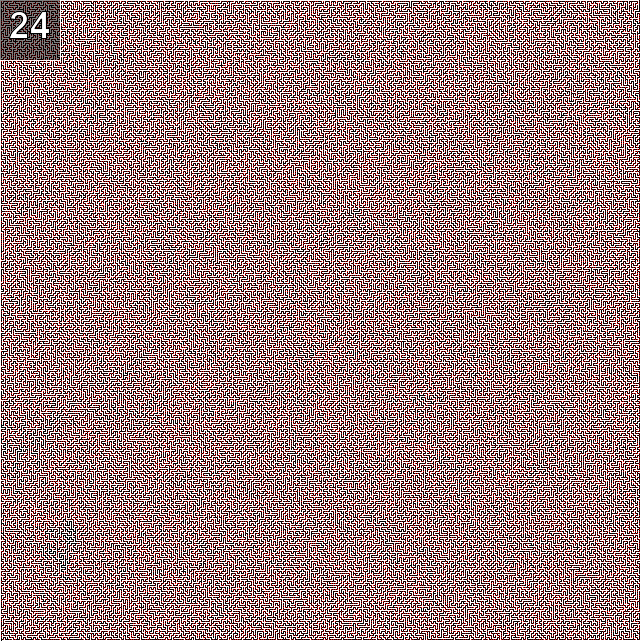
#> input picture pythonchallenge/misc/24.png, 641 x 641 px, found by its file name
$ python pych24.py   (Python 2 division)
#> lines starting #> are read from the running program, lines starting #| are printed output that depends on the picture; after the words box and inside, x2 and y2 are one past the last pixel; in counts of white or black regions, pixels touching at a corner belong together
import cv2

a=cv2.imread(r'C:\users\team2\desktop\pych\24.png')
#> a is the input picture: shape (641, 641, 3); mean B, G, R 127.5, 127.5, 159.1

visited=set([])

steps=[(1,0),(0,1),(-1,0),(0,-1)]

class Link():
    def __init__(self,value,pre):
        self.value=value
        self.pre=pre

q=[((0,639),Link((0,639),None))]
c=0
while q:
    c+=1
    current = q.pop(0)
    if current[0][0]>640 or current[0][0]<0 or current[0][1]>640 or current[0][1]<0 or current[0] in visited:
        continue
    elif sum(a[current[0][0]][current[0][1]])==765:
        continue
    elif current[0]==(640,1):
        print 'done'
        break
    visited.add(current[0])
    for i in steps:
        q.append(((current[0][0]+i[0],current[0][1]+i[1]),Link((current[0][0]+i[0],current[0][1]+i[1]),current[1])))
#> after the loop, c = 547578; q = 11 items; visited = 136897 items

#who needs linked lists when you can do pretty -> symbols in strings!

stuff = []
current=current[1]
while current.pre:
    stuff.append(current.value)
    current=current.pre

st=''
for i in stuff[::-1]:
    st+=chr(a[i[0]][i[1]][2])
    a[i[0]][i[1]][0]=255
#> this loop made 44622 passes
#> st on pass 1: 'P'
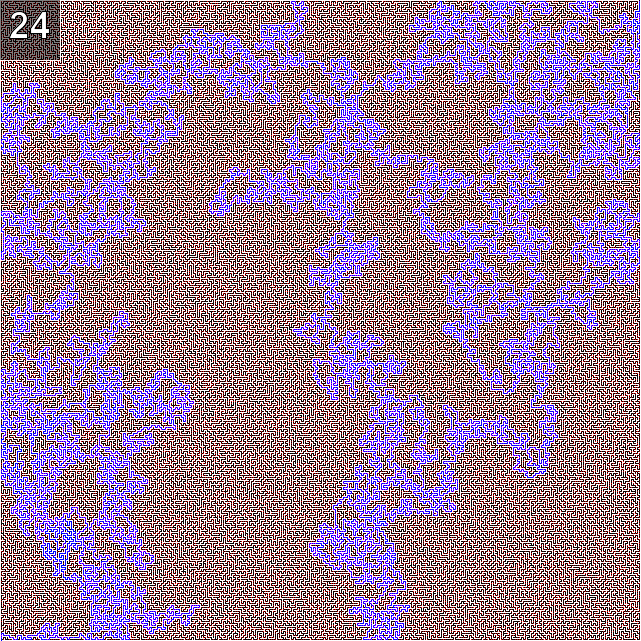
#> a: shape (641, 641, 3); 10.86% of pixels changed, all inside (x1, y1, x2, y2) = (1, 1, 640, 641)
st=st[::2]

f=open(r'C:\users\team2\desktop\pych\solved.zip','wb')
#> (the run stopped early here; a loop or call above may not have finished)
